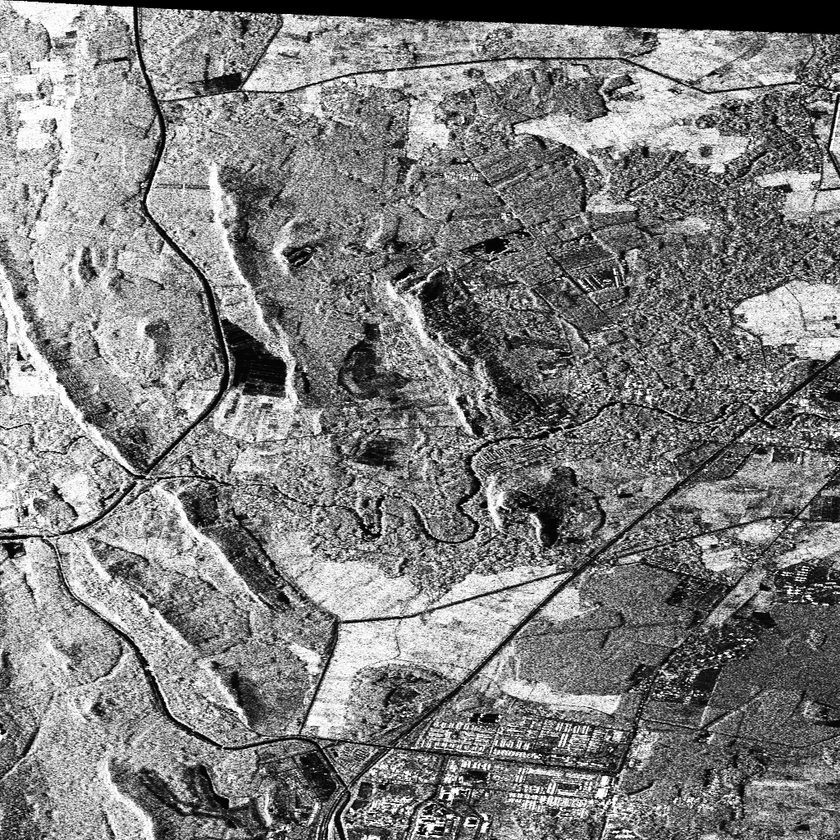
%> input picture data/patches0000.bmp, 840 x 840 px, shrunk from 1024 x 1024 before the run
$ octave SIFT_my.m   (GNU Octave 9; MATLAB toolbox functions it lacks are replaced by stand-ins)
%> lines starting %> are read from the running program, lines starting %| are printed output that depends on the picture
### gray2r.m
function RBG=gray2r(image)

[m n]=size(image);
rgb=zeros(m,n,3);
rgb(:,:,1)=image;
rgb(:,:,2)=rgb(:,:,1);
rgb(:,:,3)=rgb(:,:,1);
image=rgb/255;
RBG=image;

### SIFT_my.m
%% preconduct
clear all
close all
clc

PWF=imread('./data/patches0000.bmp');
%> PWF is the input picture: size 840x840 uint8; min 0, max 255, mean 127.4
VV=imread('./data/patches0001.bmp');
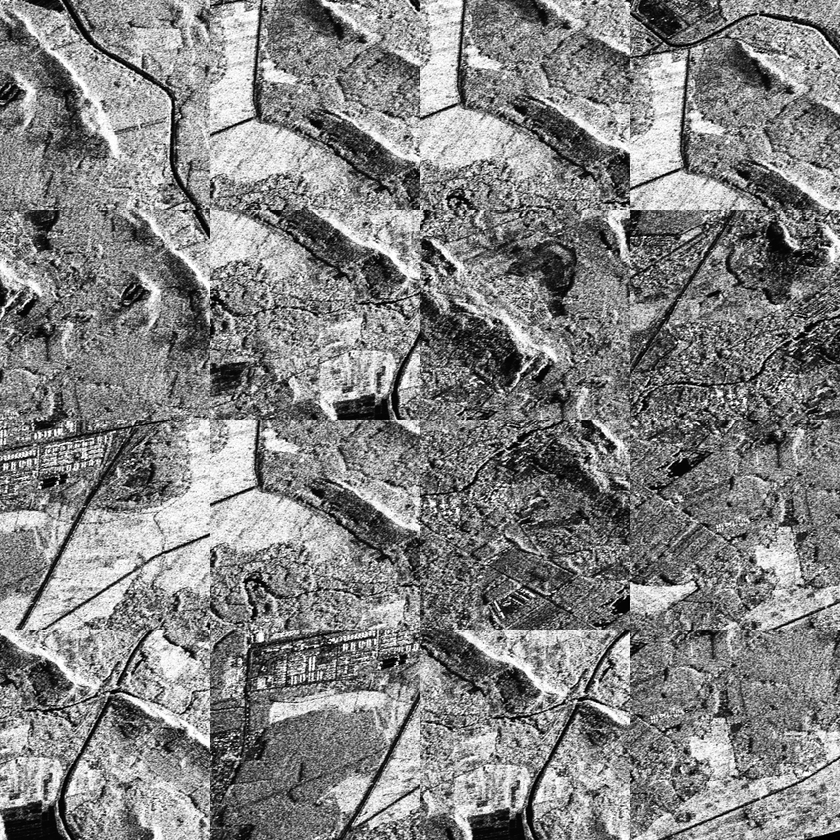
%> input picture data/patches0001.bmp, 840 x 840 px, shrunk from 1024 x 1024 before the run
%> VV is the input picture: size 840x840 uint8; min 0, max 255, mean 130.9

rPWF=gray2r(PWF);
%> in gray2r, `rgb(:,:,1)=image;`:
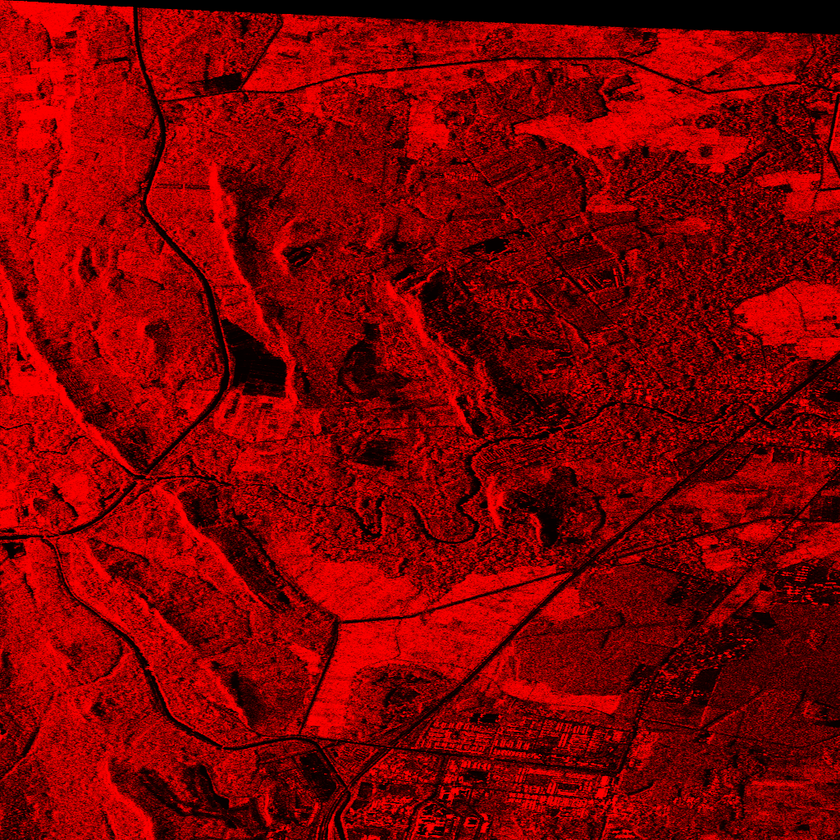
%> rgb: size 840x840x3 double; mean R, G, B 127.4, 0, 0
%> in gray2r, `rgb(:,:,2)=rgb(:,:,1);`:
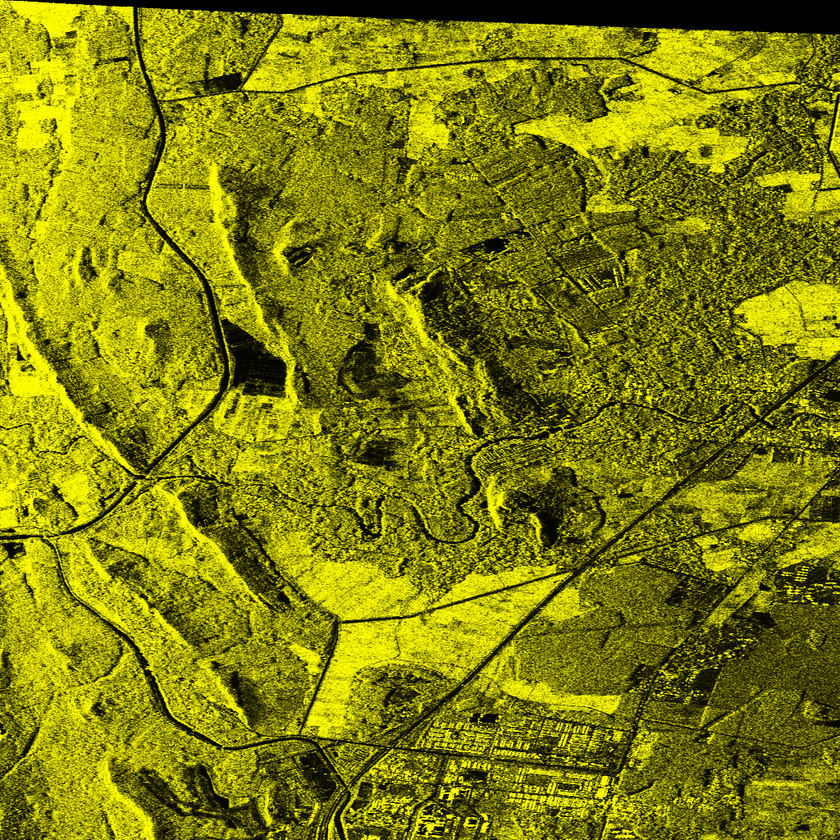
%> rgb: size 840x840x3 double; mean R, G, B 127.4, 127.4, 0
rVV = gray2r(VV);
%> in gray2r (call 2), `rgb(:,:,1)=image;`:
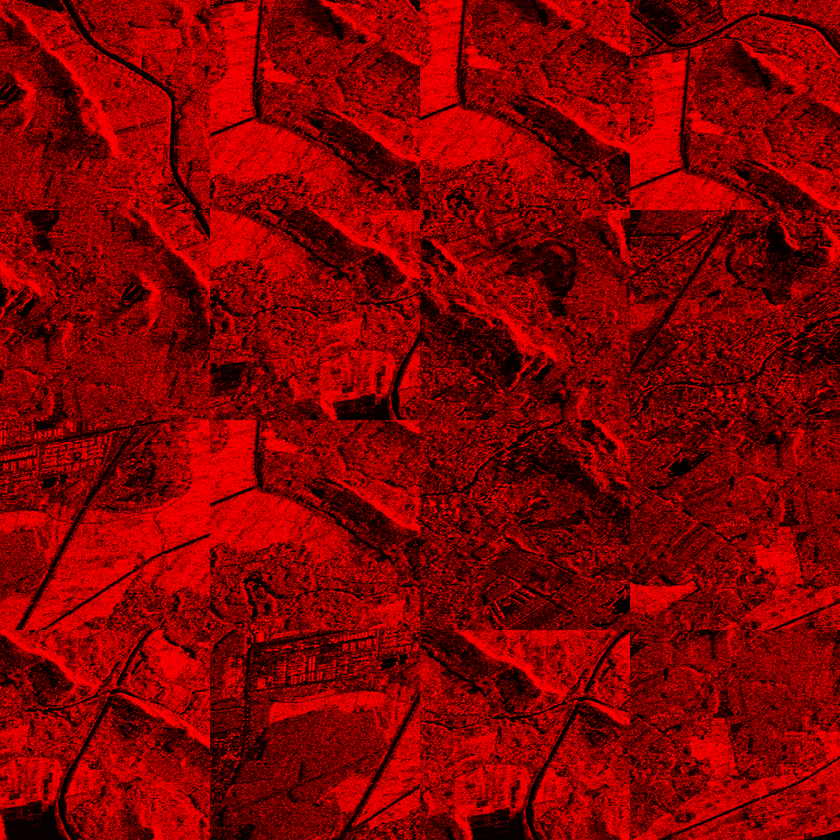
%> rgb: size 840x840x3 double; mean R, G, B 130.9, 0, 0
%> in gray2r (call 2), `rgb(:,:,2)=rgb(:,:,1);`:
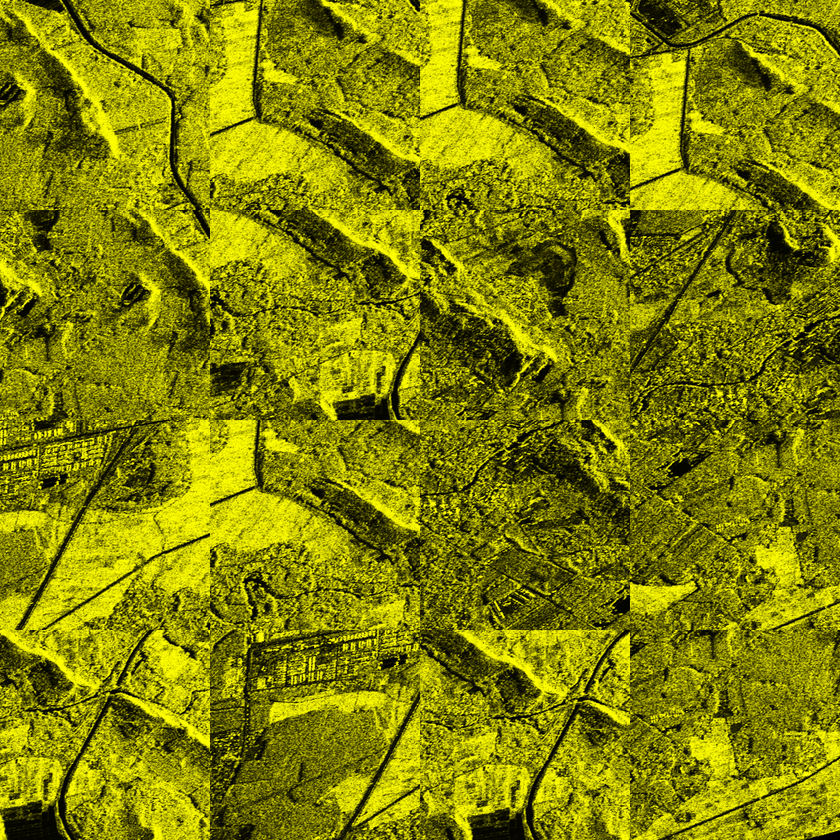
%> rgb: size 840x840x3 double; mean R, G, B 130.9, 130.9, 0

% [5 lines of commented-out code are left out]

PWF=single(PWF);
%> PWF: size 840x840 single
VV=single(VV) ;
%> VV: size 840x840 single
%% SIFT detecting

%> (the run ends here)
